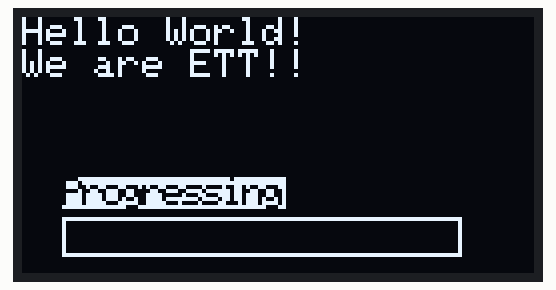
Simulated run of this sketch. Board: Arduino Uno, built with avr-gcc and run on an emulated ATmega328P. On the bench: 128×64 one-colour display.

Above: at 0.1 s.
At 4.3 s:
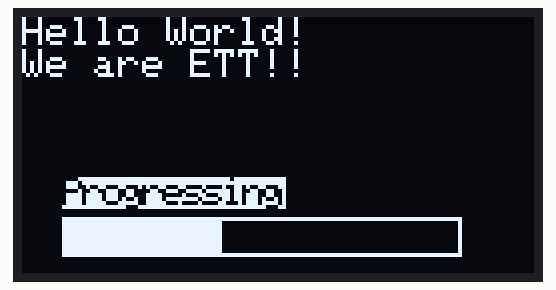
At 9.4 s:
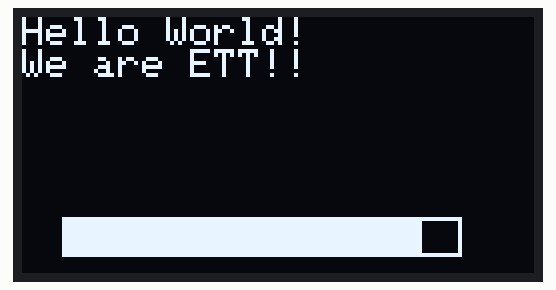
At 18.7 s:
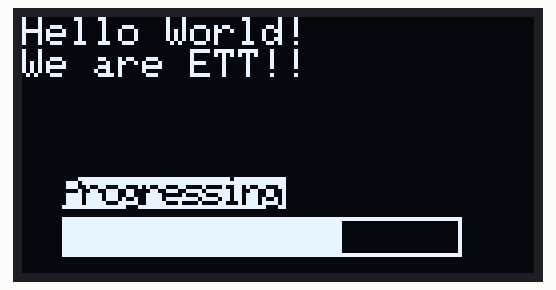
At 28.0 s:
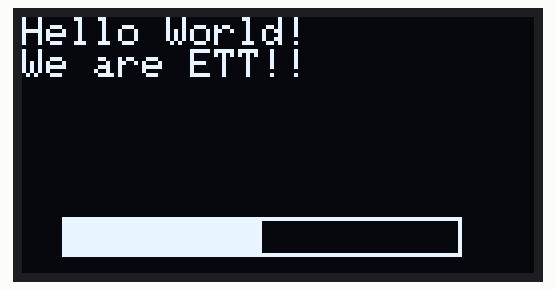
At 38.3 s:
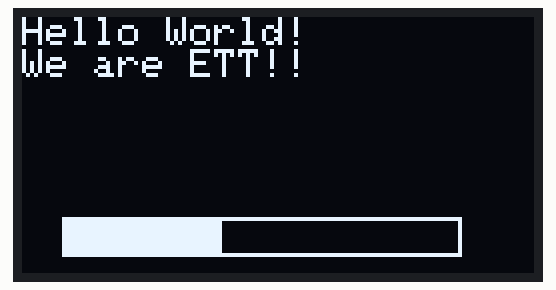

The sketch:

16_2.ino
```cpp
#include <Adafruit_GFX.h>
#include <Adafruit_SH1106.h>
#define SDA 21
#define SCL 22
int charPos = 10;
String words = "Hello World! \nWe are ETT!!";
String textToWrite = "Progressing";
int progress = 0;
bool showText = true;
Adafruit_SH1106 dsp(SDA, SCL);
void setup(){
  dsp.begin(SH1106_SWITCHCAPVCC, 0x3C);
  dsp.clearDisplay();
  dsp.setTextSize(1);
  dsp.setTextColor(WHITE);
  dsp.setCursor(0,0);
  dsp.display();
}
void loop() {
  dsp.clearDisplay();
  dsp.println(words);
  if(showText){
    charPos = 10;
    for(int i = 0; i < 11; i++){
      dsp.drawChar(charPos, 40, textToWrite[i], BLACK, WHITE, 1);
      charPos += 5;
    }
  }
  showText = !showText;
  dsp.drawRect(10, 50, 100, 10, WHITE);
  dsp.fillRect(10, 50, progress, 10, WHITE);
  progress += 10;
  if(progress > 100){
    progress = 0;
  }
  dsp.setCursor(0,0);
  dsp.display();
  delay(1000);
}
```

Measured:
- what the display in image 0 shows lasts 1.0 s, from 0.1 s to 1.1 s
